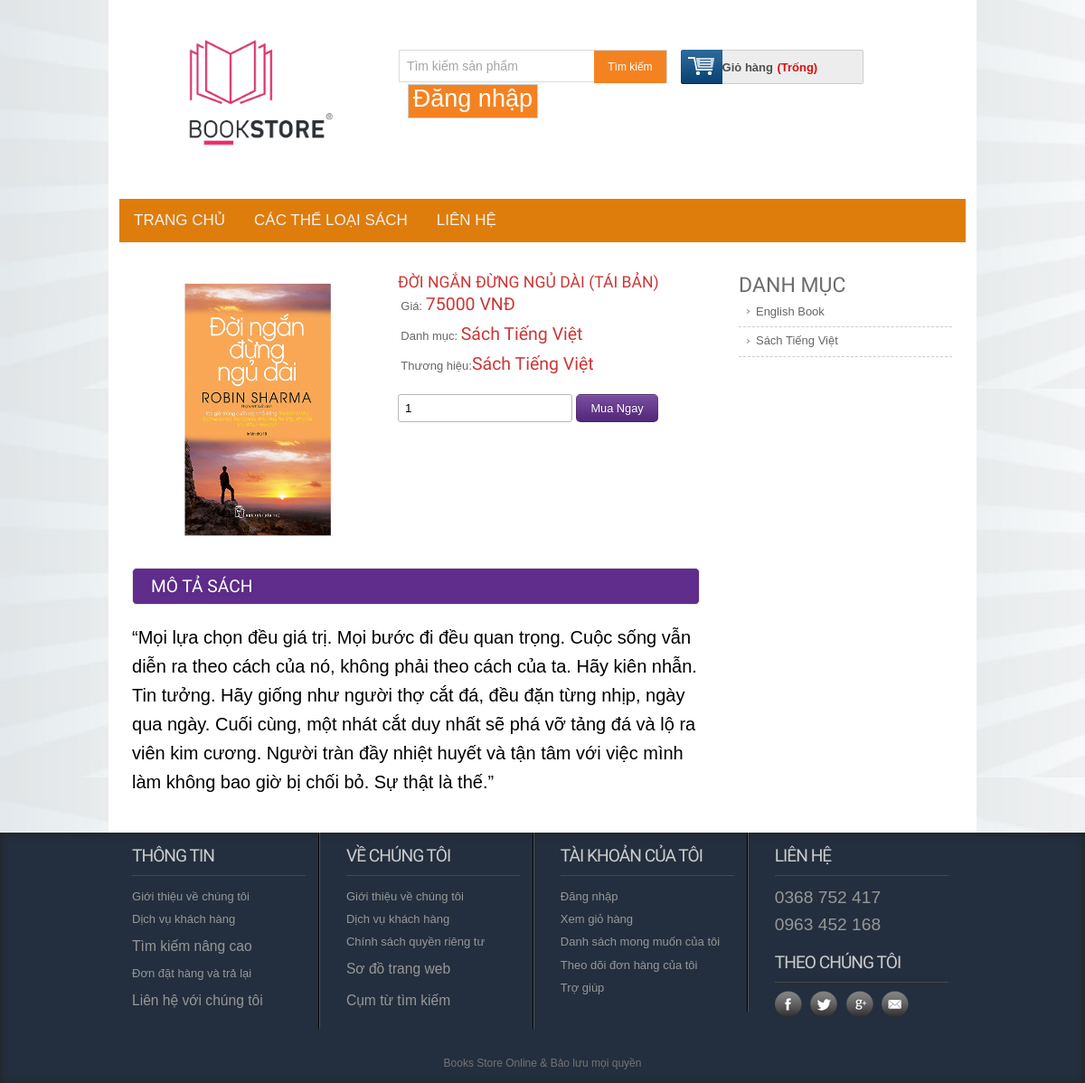
Screenshot of /details.php?proid=28 with the database file from the repository.
### tables this page shows
CREATE TABLE `tbl_product` (
  `productId` int(11) NOT NULL,
  `productName` varchar(255) NOT NULL,
  `catId` int(11) UNSIGNED NOT NULL,
  `brandId` int(11) UNSIGNED NOT NULL,
  `body` text NOT NULL,
  `des` text NOT NULL,
  `price` varchar(255) NOT NULL,
  `image` varchar(255) NOT NULL,
  `type` tinyint(4) NOT NULL DEFAULT 0
);

CREATE TABLE `tbl_category` (
  `catId` int(11) UNSIGNED NOT NULL,
  `catName` varchar(255) NOT NULL
);

CREATE TABLE `tbl_brand` (
  `brandId` int(11) UNSIGNED NOT NULL,
  `brandName` varchar(255) NOT NULL
);

### classess/Product.php (called while the page is built, shortened)
<?php
$filepath = realpath(dirname(__FILE__));
include_once ($filepath.'/../lib/Database.php');
?>
<?php
class Product{
private $db;
	public function __construct()
	{
		$this->db = new Database();
	}
public function getSingleProduct($id){
	$query = "SELECT p.*,c.catName,b.brandName
FROM tbl_product as p,tbl_category as c, tbl_brand as b
WHERE p.catId = c.catId AND p.brandId = b.brandId AND p.productId = '$id'";
	$result = $this->db->select($query);
	return $result;
}
}
?>

### lib/Database.php (called while the page is built, shortened)
<?php
Class Database{
 public $host   = DB_HOST;
 public $user   = DB_USER;
 public $pass   = DB_PASS;
 public $dbname = DB_NAME;
 public $link;
private function connectDB(){
 $this->link = new mysqli($this->host, $this->user, $this->pass,
  $this->dbname);
 }
public function select($query){
  $result = $this->link->query($query) or
   die($this->link->error.__LINE__);
  if($result->num_rows > 0){
    return $result;
  } else {
    return false;
  }
 }
}

### classess/Category.php (called while the page is built, shortened)
<?php
$filepath = realpath(dirname(__FILE__));
include_once ($filepath.'/../lib/Database.php');
?>
<?php
class Category
{
private $db;
	public function __construct()
	{
		$this->db = new Database();
	}
public function getAllCat(){
	$query = "SELECT * FROM tbl_category ORDER BY catId DESC";
	$result = $this->db->select($query);
	return $result;
}
}
?>

### details.php (the view, shortened to what this page needs)
<?php include 'inc/header.php';?>
<?php
if (isset($_GET['proid'])) {
    $id = preg_replace('/[^-a-zA-Z0-9_]/', '', $_GET['proid']);
}
?>
<div class="main">
    <div class="content">
        <div class="section group">
            <div class="cont-desc span_1_of_2">
                <?php
                $getPd = $pd->getSingleProduct($id);
                if ($getPd) {
                    while ($result = $getPd->fetch_assoc()) {
                ?>
                    <div class="grid images_3_of_2">
                        <img src="admin/<?php echo $result['image']; ?>" alt="" />
                    </div>
                    <div class="desc span_3_of_2">
                        <h2><?php echo $result['productName']; ?> </h2>
                        <div class="price">
                            <p>Giá: <span><?php echo $result['price']; ?> VNĐ</span></p>
                            <p>Danh mục: <span><?php echo $result['catName']; ?></span></p>
                            <p>Thương hiệu:<span><?php echo $result['brandName']; ?></span></p>
                        </div>
                        <div class="add-cart">
                            <form action="" method="post">
                                <input type="number" class="buyfield" name="quantity" value="1"/>
                                <input type="submit" class="buysubmit" name="submit" value="Mua Ngay"/>
                            </form>
                        </div>
                    </div>
                    <div class="product-desc">
                        <h2>Mô tả sách</h2>
                        <p class="des" style="font-size: 20px; padding-top:20px; color:#000; "><?php echo $result['des']; ?></p>
                    </div>
                <?php } } ?>
            </div>
            <div class="rightsidebar span_3_of_1">
                <h2>DANH MỤC</h2>
                <ul>
                    <?php
                    $getCat = $cat->getAllCat();
                    if ($getCat) {
                        while ($result = $getCat->fetch_assoc()) {
                    ?>
                        <li><a href="productbycat.php?catId=<?php echo $result['catId']; ?>"><?php echo $result['catName']; ?></a></li>
                    <?php } } ?>
                </ul>
            </div>
        </div>
    </div>
</div>
<?php include 'inc/footer.php';?>

### css/newstyle.css (style rules this page uses)
html,body,div,span,applet,object,iframe,h1,h2,h3,h4,h5,h6,p,blockquote,pre,a,abbr,acronym,address,big,cite,code,del,dfn,em,img,ins,kbd,q,s,samp,small,strike,strong,sub,sup,tt,var,b,u,i,dl,dt,dd,ol,nav ul,nav li,fieldset,form,label,legend,table,caption,tbody,tfoot,thead,tr,th,td,article,aside,canvas,details,embed,figure,figcaption,footer,header,hgroup,menu,nav,output,ruby,section,summary,time,mark,audio,video { margin:0;padding:0;border:0;font-size:100%;font:inherit;vertical-align:baseline; }
ol,ul { list-style:none;margin:0;padding:0; }
a { text-decoration:none; }
img { max-width:100%; }
body { font-family:Arial, Helvetica, sans-serif; background:url(../images/body_bg.jpg); }
input[type="number"] { border: 1px solid #b8b8b8; border-radius: 3px; padding: 7px; }
.buysubmit { background: #602d8d url("../images/large-button-overlay.png") repeat scroll 0 0; border: 1px solid rgba(0, 0, 0, 0.1); border-radius: 5px; color: #fff; font-family: Arial,"Helvetica Neue","Helvetica",Tahoma,Verdana,sans-serif; font-size: 0.8em; padding: 7px 15px; text-shadow: 0 -1px 1px rgba(0, 0, 0, 0.25); cursor:pointer; outline:none; }
.section { clear: both; padding: 0px; margin: 0px; }
.group:before, .group:after { content:""; display:table; }
.group:after { clear:both; }
.group { zoom:1; }
.content { padding:20px 0; background:#FFF; }
.content h2 { font-size:23px; color:#6C6C6C; font-family: 'Monda', sans-serif; }
.cont-desc { display: block; float:left; clear:both; }
.rightsidebar { display: block; float:left; margin: 0% 0 0% 1.6%; }
.cont-desc:first-child { margin-left: 0; }
.desc { display: block; float:left; margin: 0% 0 0% 2.6%; }
.span_1_of_2 { width: 67.1%; padding:1.5%; }
.images_3_of_2 { width: 44.2%; float:left; text-align:center; }
.span_3_of_2 { width: 53.2%; }
.span_3_of_1 { width: 25.2%; padding:1.5%; }
.images_3_of_2 img { height: 302px; max-width: 100%; width: 100%; }
.span_3_of_2 h2 { font-family: 'Monda', sans-serif; font-size:1.1em; color: #CC3636; font-weight : normal; margin-top: 0px; text-transform:uppercase; }
.span_3_of_2 p { font-size:0.8125em; padding:0.3em 0; color:#969696; line-height: 1.6em; font-family : verdana, arial, helvetica, helve, sans-serif; }
.price p { font-size:0.8125em; padding:1.5% 1%; color: #666; vertical-align:top; }
.price p span { font-size:1.5em; font-family: 'Monda', sans-serif; color: #CC3636; }
.add-cart { padding-top:15px; }
.product-desc,.product-tags { clear:both; padding-top:20px; }
.product-desc h2,.product-tags h2 { padding:8px 20px; background:#602D8D; border: 1px solid #EBE8E8; border-radius: 5px; -webkit-border-radius: 5px; -moz-border-radius: 5px; -o-border-radius: 5px; font-family: 'Monda', sans-serif; font-size:1.2em; color:#FFF; text-transform: uppercase; text-shadow:0 1px 5px rgba(34, 34, 34, 0.17); }
.product-desc p { font-size: 0.8em; padding: 0.3em 0; color: #969696; line-height: 1.6em; font-family: verdana, arial, helvetica, helve, sans-serif; }
.span_3_of_1 li a { font-size:0.8125em; padding:0.42em 8%; color: #666; display: block; line-height: 1.6em; font-family : Arial, Helvetica, sans-serif; border-bottom:1px dashed #CCC; background: url(../images/drop_arrow.png) no-repeat 5px 11px; }
.buysubmit { background: #602d8d url(../images/large-button-overlay.png) repeat scroll 0 0; border: 1px solid rgba(0, 0, 0, 0.1); border-radius: 5px; color: #fff; font-family: Arial,"Helvetica Neue","Helvetica",Tahoma,Verdana,sans-serif; font-size: 0.8em; padding: 7px 15px; text-shadow: 0 -1px 1px rgba(0, 0, 0, 0.25); cursor: pointer; outline: none; }

### css/tougle.css (style rules this page uses)
body { margin: 0; font-family: Arial, Helvetica, sans-serif; }

### rows the page displays
tbl_product: image (picture), productName "ĐỜI NGẮN ĐỪNG NGỦ DÀI (TÁI BẢN)", price "75000", catId.catName "Sách Tiếng Việt", brandId.brandName "Sách Tiếng Việt", des "“Mọi lựa chọn đều giá trị. Mọi bước đi đều quan trọng. Cuộc sống vẫn diễn ra theo cách của nó, không phải theo cách của ta. Hãy kiên nhẫn. Tin tưởng. Hãy giống như người thợ cắt đá, đều đặn từng nhịp, ngày qua ngày. Cuối cùng, một nhát cắt duy nhất sẽ phá vỡ tảng đá và lộ ra viên kim cương. Người tràn đầy nhiệt huyết và tận tâm với việc mình làm không bao giờ bị chối bỏ. Sự thật là thế.”"
tbl_category: catName "English Book"
tbl_category: catName "Sách Tiếng Việt"
